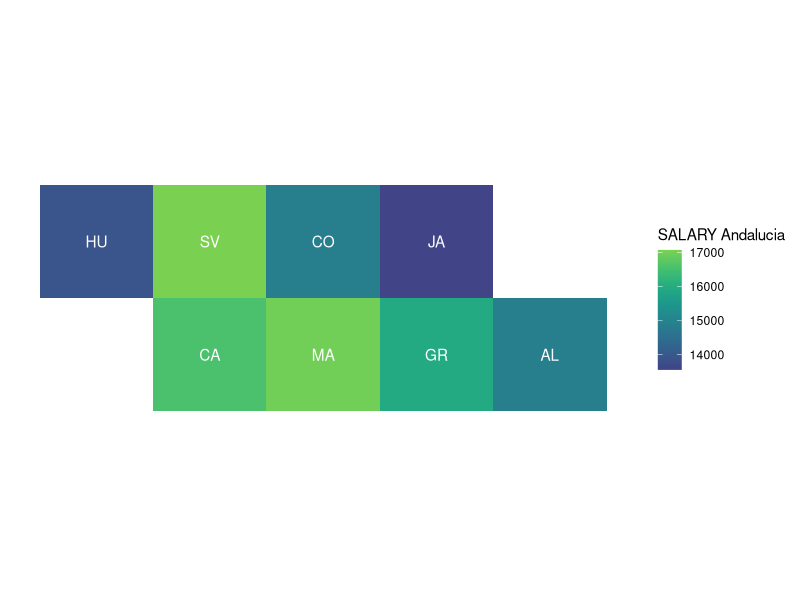

Here is the R script that generated this plot:
library(tidyverse)
library(viridis)

# LOCATION DATAFRAME

andalucia <- tribble(
  ~province, ~code, ~x, ~y,
  "Huelva", "HU", 1, 3,
  "Sevilla", "SV", 2, 3, 
  "Cadiz", "CA", 2, 2, 
  "Cordoba", "CO", 3, 3, 
  "Malaga", "MA", 3, 2,
  "Granada", "GR", 4, 2, 
  "Almeria", "AL", 5, 2,
  "Jaen", "JA", 4, 3, 
)

# SALARY DATA

df <- tibble(
  province = c("Huelva", "Sevilla", "Cadiz", "Cordoba", "Malaga", "Granada", "Almeria", "Jaen"), 
  `SALARY Andalucia` = c(13896, 17068, 16572, 14889, 16979, 15946, 14889, 13558)
)

# TILE GRID MAP

andalucia %>% 
  left_join(df, by = "province") %>% 
  ggplot(aes(x, y)) + 
  geom_tile(aes(fill = `SALARY Andalucia`)) + 
  geom_text(aes(label = code), color = "white") + 
  coord_fixed(ratio = 1) + 
  theme(
    panel.background = element_blank(),
    panel.grid = element_blank(), 
    axis.title = element_blank(), 
    axis.text = element_blank(), 
    axis.ticks = element_blank()) + 
  scale_fill_viridis(na.value = "#E1E1E1", option = "D", begin = 0.2, end = 0.8)
